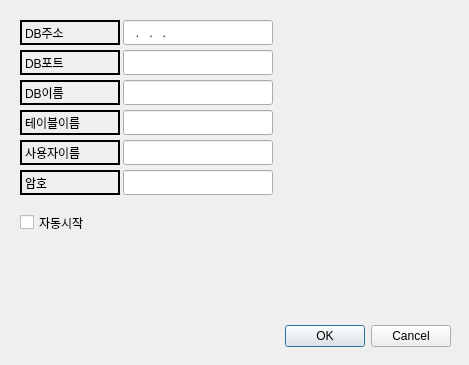
<?xml version="1.0" encoding="UTF-8"?>
<ui version="4.0">
 <class>ConfigDialog</class>
 <widget class="QDialog" name="ConfigDialog">
  <property name="geometry">
   <rect>
    <x>0</x>
    <y>0</y>
    <width>469</width>
    <height>365</height>
   </rect>
  </property>
  <property name="sizePolicy">
   <sizepolicy hsizetype="Fixed" vsizetype="Fixed">
    <horstretch>0</horstretch>
    <verstretch>0</verstretch>
   </sizepolicy>
  </property>
  <property name="minimumSize">
   <size>
    <width>469</width>
    <height>365</height>
   </size>
  </property>
  <property name="maximumSize">
   <size>
    <width>469</width>
    <height>365</height>
   </size>
  </property>
  <property name="windowTitle">
   <string>환경설정</string>
  </property>
  <property name="windowIcon">
   <iconset resource="chunil.qrc">
    <normaloff>:/Img/Main.png</normaloff>:/Img/Main.png</iconset>
  </property>
  <widget class="QDialogButtonBox" name="buttonBox">
   <property name="geometry">
    <rect>
     <x>110</x>
     <y>320</y>
     <width>341</width>
     <height>32</height>
    </rect>
   </property>
   <property name="orientation">
    <enum>Qt::Horizontal</enum>
   </property>
   <property name="standardButtons">
    <set>QDialogButtonBox::Cancel|QDialogButtonBox::Ok</set>
   </property>
  </widget>
  <widget class="QLabel" name="label">
   <property name="geometry">
    <rect>
     <x>20</x>
     <y>20</y>
     <width>100</width>
     <height>25</height>
    </rect>
   </property>
   <property name="frameShape">
    <enum>QFrame::WinPanel</enum>
   </property>
   <property name="text">
    <string>DB주소</string>
   </property>
  </widget>
  <widget class="QLineEdit" name="lineEdit_DBIP">
   <property name="geometry">
    <rect>
     <x>123</x>
     <y>20</y>
     <width>150</width>
     <height>25</height>
    </rect>
   </property>
   <property name="inputMask">
    <string>000.000.000.000</string>
   </property>
  </widget>
  <widget class="QLabel" name="label_2">
   <property name="geometry">
    <rect>
     <x>20</x>
     <y>50</y>
     <width>100</width>
     <height>25</height>
    </rect>
   </property>
   <property name="frameShape">
    <enum>QFrame::WinPanel</enum>
   </property>
   <property name="text">
    <string>DB포트</string>
   </property>
  </widget>
  <widget class="QLineEdit" name="lineEdit_DBPort">
   <property name="geometry">
    <rect>
     <x>123</x>
     <y>50</y>
     <width>150</width>
     <height>25</height>
    </rect>
   </property>
   <property name="inputMask">
    <string>00000000</string>
   </property>
  </widget>
  <widget class="QLineEdit" name="lineEdit_DBName">
   <property name="geometry">
    <rect>
     <x>123</x>
     <y>80</y>
     <width>150</width>
     <height>25</height>
    </rect>
   </property>
   <property name="inputMask">
    <string/>
   </property>
  </widget>
  <widget class="QLabel" name="label_3">
   <property name="geometry">
    <rect>
     <x>20</x>
     <y>80</y>
     <width>100</width>
     <height>25</height>
    </rect>
   </property>
   <property name="frameShape">
    <enum>QFrame::WinPanel</enum>
   </property>
   <property name="text">
    <string>DB이름</string>
   </property>
  </widget>
  <widget class="QLineEdit" name="lineEdit_TableName">
   <property name="geometry">
    <rect>
     <x>123</x>
     <y>110</y>
     <width>150</width>
     <height>25</height>
    </rect>
   </property>
   <property name="inputMask">
    <string/>
   </property>
  </widget>
  <widget class="QLabel" name="label_4">
   <property name="geometry">
    <rect>
     <x>20</x>
     <y>110</y>
     <width>100</width>
     <height>25</height>
    </rect>
   </property>
   <property name="frameShape">
    <enum>QFrame::WinPanel</enum>
   </property>
   <property name="text">
    <string>테이블이름</string>
   </property>
  </widget>
  <widget class="QLineEdit" name="lineEdit_UserName">
   <property name="geometry">
    <rect>
     <x>123</x>
     <y>140</y>
     <width>150</width>
     <height>25</height>
    </rect>
   </property>
   <property name="inputMask">
    <string/>
   </property>
  </widget>
  <widget class="QLabel" name="label_5">
   <property name="geometry">
    <rect>
     <x>20</x>
     <y>140</y>
     <width>100</width>
     <height>25</height>
    </rect>
   </property>
   <property name="frameShape">
    <enum>QFrame::WinPanel</enum>
   </property>
   <property name="text">
    <string>사용자이름</string>
   </property>
  </widget>
  <widget class="QLineEdit" name="lineEdit_Password">
   <property name="geometry">
    <rect>
     <x>123</x>
     <y>170</y>
     <width>150</width>
     <height>25</height>
    </rect>
   </property>
   <property name="inputMask">
    <string/>
   </property>
  </widget>
  <widget class="QLabel" name="label_6">
   <property name="geometry">
    <rect>
     <x>20</x>
     <y>170</y>
     <width>100</width>
     <height>25</height>
    </rect>
   </property>
   <property name="frameShape">
    <enum>QFrame::WinPanel</enum>
   </property>
   <property name="text">
    <string>암호</string>
   </property>
  </widget>
  <widget class="QCheckBox" name="checkBox_AutoStart">
   <property name="geometry">
    <rect>
     <x>20</x>
     <y>210</y>
     <width>121</width>
     <height>25</height>
    </rect>
   </property>
   <property name="text">
    <string>자동시작</string>
   </property>
  </widget>
 </widget>
 <resources>
  <include location="chunil.qrc"/>
 </resources>
 <connections>
  <connection>
   <sender>buttonBox</sender>
   <signal>accepted()</signal>
   <receiver>ConfigDialog</receiver>
   <slot>accept()</slot>
   <hints>
    <hint type="sourcelabel">
     <x>248</x>
     <y>254</y>
    </hint>
    <hint type="destinationlabel">
     <x>157</x>
     <y>274</y>
    </hint>
   </hints>
  </connection>
  <connection>
   <sender>buttonBox</sender>
   <signal>rejected()</signal>
   <receiver>ConfigDialog</receiver>
   <slot>reject()</slot>
   <hints>
    <hint type="sourcelabel">
     <x>316</x>
     <y>260</y>
    </hint>
    <hint type="destinationlabel">
     <x>286</x>
     <y>274</y>
    </hint>
   </hints>
  </connection>
 </connections>
</ui>
